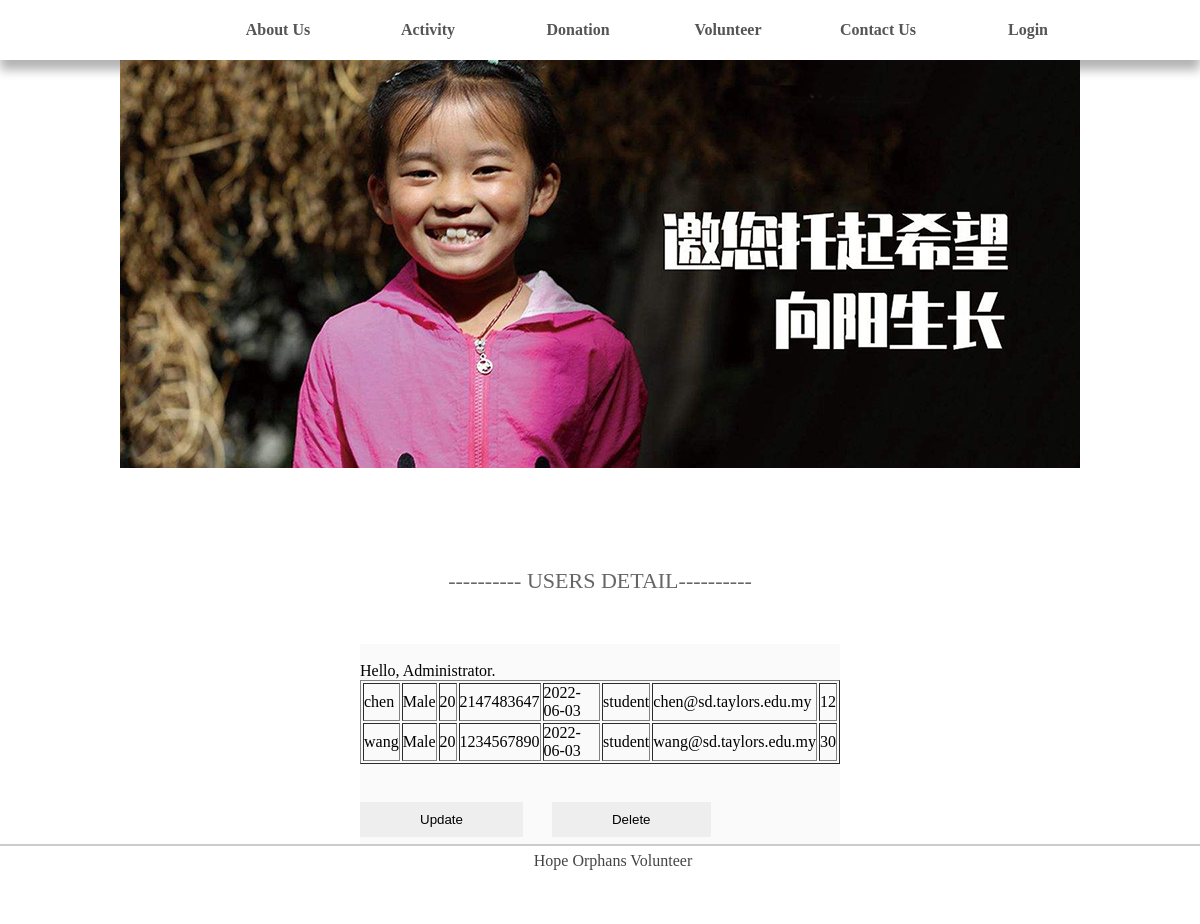
The page /users.php on the database its author committed.
### tables this page shows
CREATE TABLE `volunteer` (
  `id` int(11) NOT NULL COMMENT 'ID',
  `name` varchar(50) NOT NULL,
  `gender` varchar(50) NOT NULL,
  `age` int(20) NOT NULL,
  `phone` int(50) NOT NULL,
  `birth` date NOT NULL,
  `profession` varchar(50) NOT NULL,
  `email` varchar(128) NOT NULL,
  `hours` int(50) NOT NULL
);

### users.php (the view, shortened to what this page needs)
<!DOCTYPE html>
<html lang="en">
<head>
    <link rel="stylesheet" href="css/contact.css">
    <link rel="stylesheet" href="css/base.css">
</head>
<body>
    <div class="header">
        <div class="w">
            <ul >
                <li><a href="login.php">Login</a></li>
                <li><a href="contact.php" >Contact Us</a></li>
                <li><a href="volunteer.php" >Volunteer</a></li>
                <li><a href="donation.php" >Donation</a></li>
                <li><a href="activity.html" >Activity</a></li>
                <li><a href="about.html" >About Us</a></li>
                <li><a href="index.html">Home</a></li>
            </ul>
        </div>
    </div>
    <div class="fla c">
        <img src="images/banner3.jpg">
    </div>
    <div class="null c"></div>
    <div class="title">
            <h5>---------- USERS DETAIL----------</h5>
    </div>
    <div class="llp c">
        <form method="post">
            <br>Hello, Administrator.<br>
        <?php
        $pdo = new PDO('mysql:host=localhost;port=3306;dbname=wap',
            'root', '');
        $stmt = $pdo->query("SELECT name, gender, age, phone, birth, profession, email, hours FROM volunteer");
        $rows = $stmt->fetchAll(PDO::FETCH_ASSOC);
        echo '<table border="1">'."\n";
        foreach ( $rows as $row ) {
             echo "<tr><td>";
             echo($row['name']);
             echo("</td><td>");
             echo($row['gender']);
             echo("</td><td>");
             echo($row['age']);
             echo("</td><td>");
             echo($row['phone']);
             echo("</td><td>");
             echo($row['birth']);
             echo("</td><td>");
             echo($row['profession']);
             echo("</td><td>");
             echo($row['email']);
             echo("</td><td>");
             echo($row['hours']);
             echo("</td></tr>\n");
        }
        echo "</table>\n";
        ?>
        <br><input type="submit" class="btn" value="Update" formaction="change.php"/>
        <input type="submit" class="btn" value="Delete" formaction="delete.php"/>
        </form>
    </div>
    <div class="footer">
        <div class="copyright w">
            <p>Hope Orphans Volunteer</p>
        </div>
    </div>
</body>
</html>

### css/contact.css (style rules this page uses)
.title { margin-top: 50px; }
.title h5 { font-size: 22px; text-align: center; color: #666; font-weight: normal; margin: 20px 0 50px 0; }

### css/base.css (style rules this page uses)
.w { width: 1226px; margin: 0 auto; overflow: hidden; }
.c { width: 960px; margin: 0 auto; overflow: hidden; }
.null { height: 50px; }
ul { list-style: none; }
a, blockquote, body, button, dd, dl, dt, fieldset, form, h1, h2, h3, h4, h5, h6, hr, input, legend, li, ol, p, pre, td, textarea, th, ul { margin: 0; padding: 0; }
a { text-decoration: none; font-size: 12px; }
input, button { border: 0; outline: none; }
.header { background-color: #fff; width: 100%; height: 60px; box-shadow: 0 10px 10px rgba(0,0,0,.3); }
.header ul { margin: 0 auto; padding-left: 20px; height: 80px; width: 960px; }
.header li { float: right; height: 60px; width: 100px; text-align: center; line-height: 60px; margin: 0 20px; padding: 0 5px; }
.header li a { display: inline-block; color: #555; height: 60px; font-weight: 700; font-size: 16px; line-height: 50px; }
.footer { height: 80px; width: 100%; background-color: #fff; }
.copyright { border-top: 2px solid #ccc; }
.copyright p { color: #fff; color: #444; text-align: center; line-height: 30px; }

### users.php (style rules this page uses)
.llp { width: 40%; height: 200px; background-color: #fafafa; }
.btn { margin-top:20px; background: #eee; border:none; padding: 10px 60px; margin-right: 25px; }

### rows shown on the page
volunteer: name "chen", gender "Male", age "20", phone "2147483647", birth "2022-06-03", profession "student", email "chen@sd.taylors.edu.my", hours "12"
volunteer: name "wang", gender "Male", age "20", phone "1234567890", birth "2022-06-03", profession "student", email "wang@sd.taylors.edu.my", hours "30"
